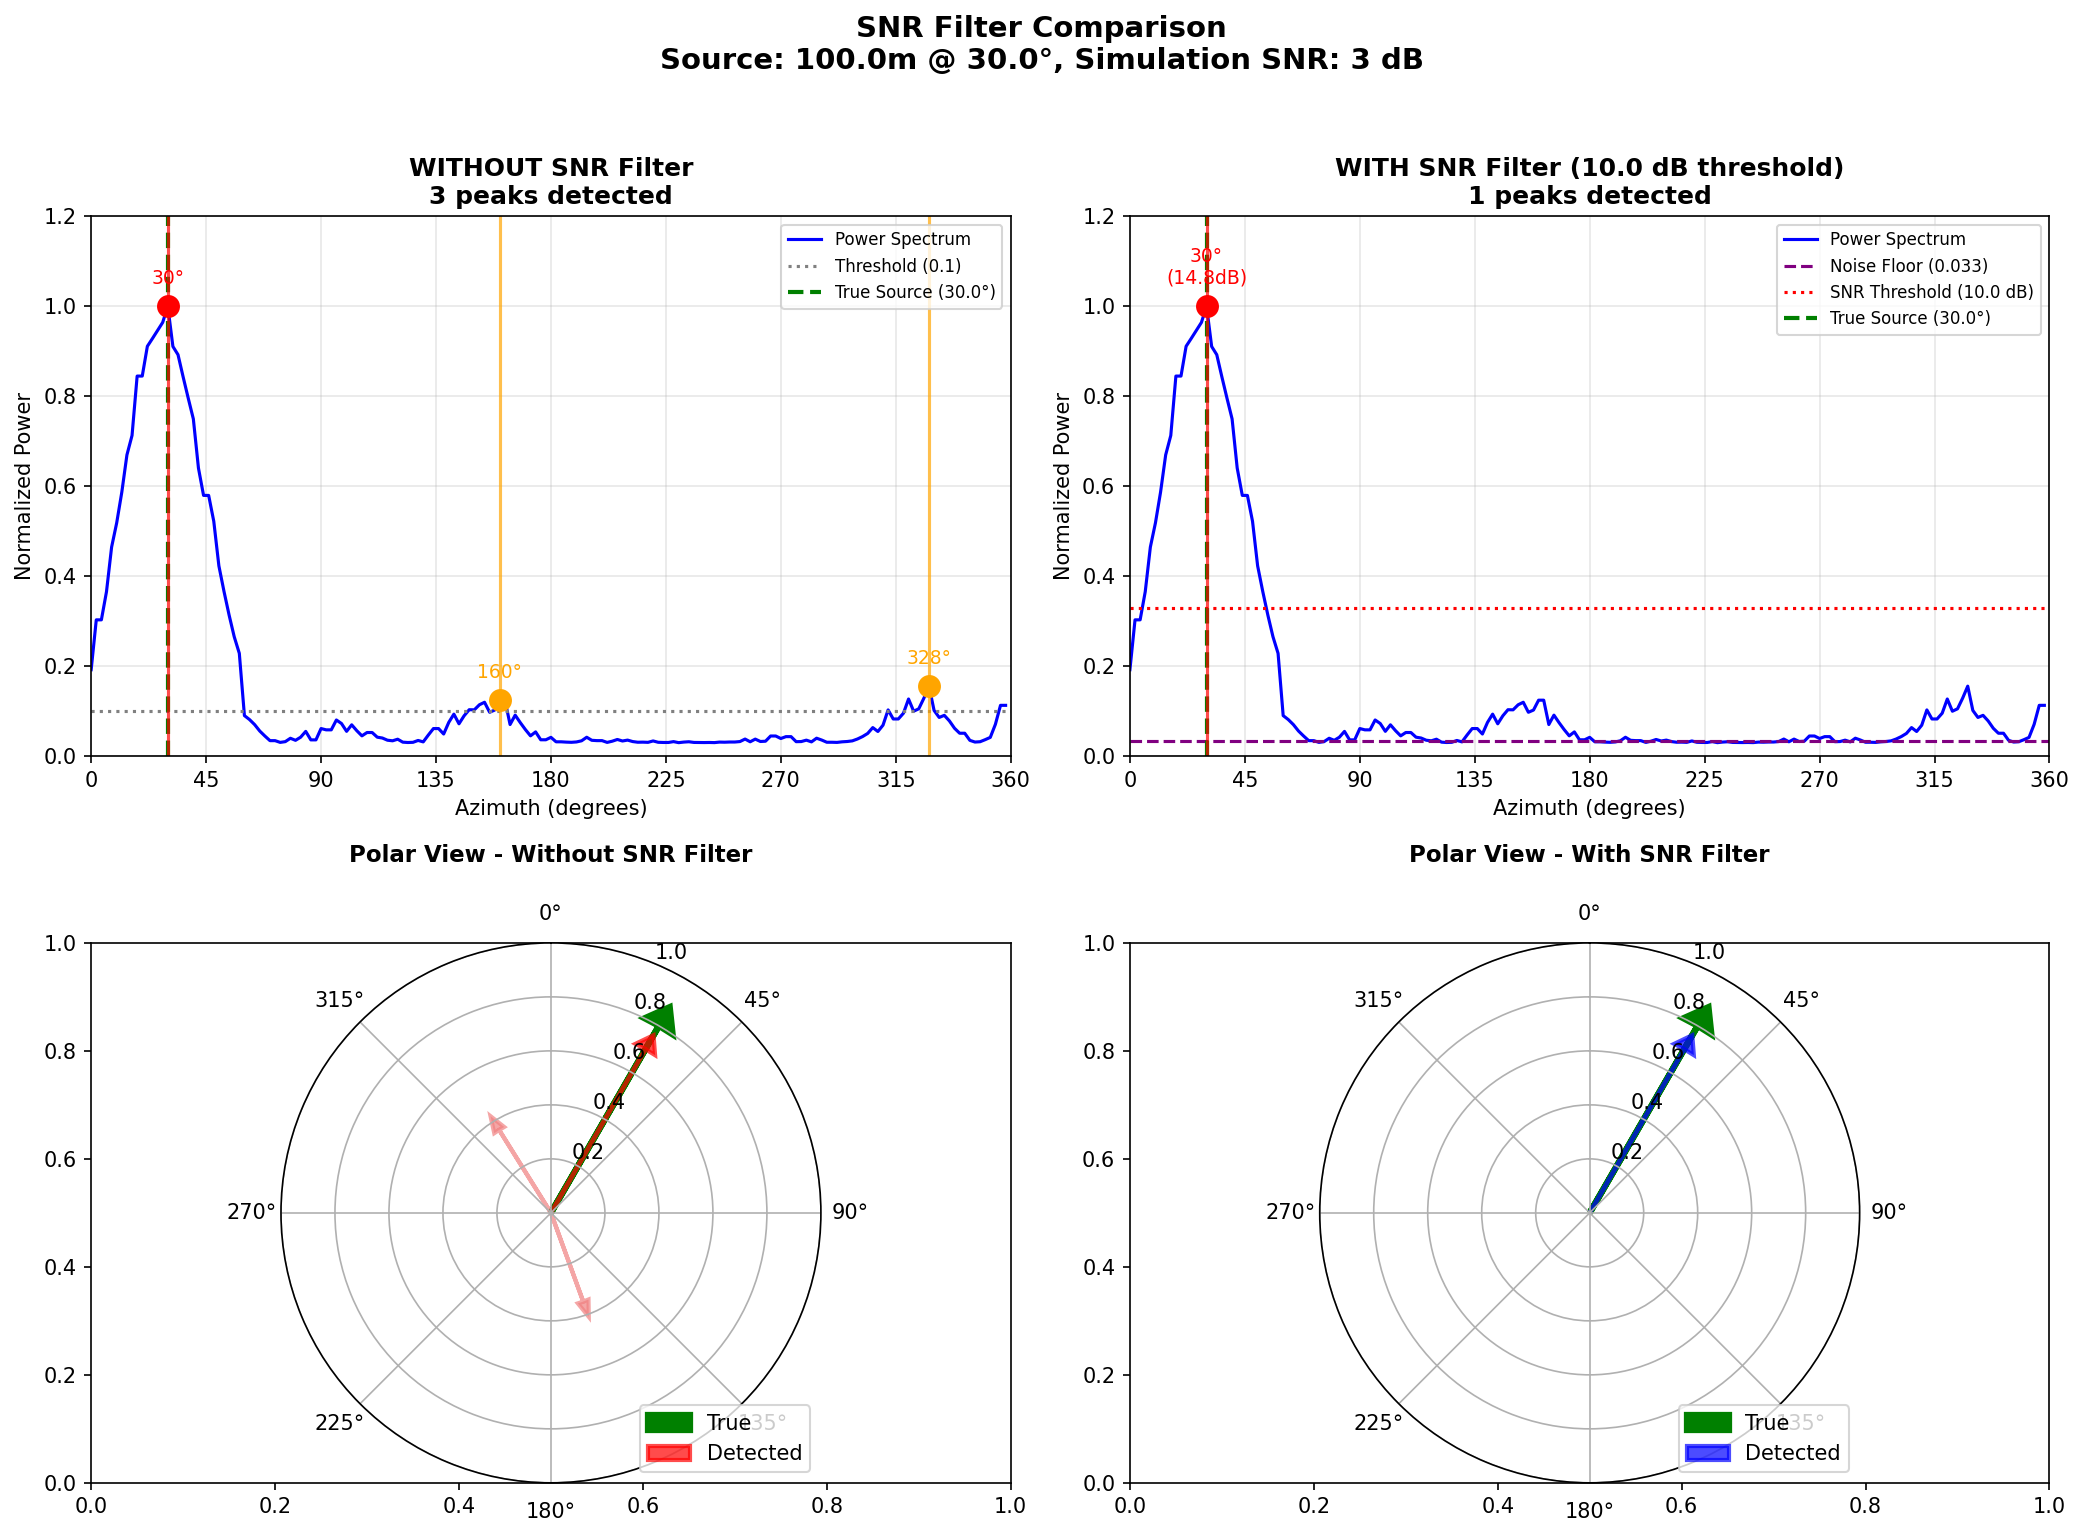

This chart was generated by the following Python code:
"""
SNR Filter Comparison for Beamforming

This script compares beamforming DOA estimation with and without SNR filtering.
A simulated source is placed at 100m distance, 30° azimuth from the array center.

The comparison shows how SNR filtering helps reject noise-induced false peaks
while preserving the true source direction.
"""

import numpy as np
import matplotlib.pyplot as plt
from scipy.io import wavfile
from scipy.signal import find_peaks
import os

# Constants (matching rt_beamforming.py)
SPEED_OF_SOUND = 343.0  # m/s
MIC_SPACING = 0.042  # meters
SAMPLE_RATE = 48000
CHANNELS = 16

# Simulation parameters
SOURCE_DISTANCE = 100.0  # meters
SOURCE_AZIMUTH = 30.0  # degrees (0° = North, clockwise)
SNR_DB = 3  # Signal-to-noise ratio in dB for the simulation (low SNR to show filter benefit)

# Beamforming parameters
AZIMUTH_RESOLUTION = 2  # degrees
MIN_PEAK_HEIGHT = 0.1  # Lower threshold to show noise susceptibility without SNR filter
MIN_PROMINENCE = 0.05  # Lower prominence to demonstrate more noise peaks
MIN_SEPARATION = 15  # degrees

# SNR filter parameters
SNR_THRESHOLD_DB = 10.0  # Minimum SNR required for valid peak detection (higher = more selective)
NOISE_PERCENTILE = 25  # Percentile of power spectrum used as noise floor estimate


def get_mic_positions_4x4():
    """
    Generate microphone positions for 4x4 array with origin at CENTER.
    (Copied from rt_beamforming.py)
    """
    outer_spacing = MIC_SPACING
    center_offset_x = 1.5 * outer_spacing
    center_offset_y = 1.5 * outer_spacing
    inner_half_spacing = outer_spacing / 2

    mic_positions = {
        # Outer perimeter - Bottom edge
        1: (0 - center_offset_x, 0 - center_offset_y),
        3: (outer_spacing - center_offset_x, 0 - center_offset_y),
        5: (2 * outer_spacing - center_offset_x, 0 - center_offset_y),
        7: (3 * outer_spacing - center_offset_x, 0 - center_offset_y),
        # Outer perimeter - Right edge
        6: (3 * outer_spacing - center_offset_x, outer_spacing - center_offset_y),
        9: (3 * outer_spacing - center_offset_x, 2 * outer_spacing - center_offset_y),
        # Outer perimeter - Top edge
        8: (3 * outer_spacing - center_offset_x, 3 * outer_spacing - center_offset_y),
        10: (2 * outer_spacing - center_offset_x, 3 * outer_spacing - center_offset_y),
        12: (outer_spacing - center_offset_x, 3 * outer_spacing - center_offset_y),
        14: (0 - center_offset_x, 3 * outer_spacing - center_offset_y),
        # Outer perimeter - Left edge
        15: (0 - center_offset_x, 2 * outer_spacing - center_offset_y),
        0: (0 - center_offset_x, outer_spacing - center_offset_y),
        # Inner square
        2: (-inner_half_spacing, -inner_half_spacing),
        4: (inner_half_spacing, -inner_half_spacing),
        11: (inner_half_spacing, inner_half_spacing),
        13: (-inner_half_spacing, inner_half_spacing)
    }
    return mic_positions


def simulate_array_signals(source_signal, source_azimuth_deg, source_distance,
                           snr_db=20, sample_rate=SAMPLE_RATE):
    """
    Simulate microphone array signals for a far-field source.

    Args:
        source_signal: Mono audio signal from the source
        source_azimuth_deg: Azimuth angle in degrees (0° = North, clockwise)
        source_distance: Distance to source in meters (for attenuation)
        snr_db: Signal-to-noise ratio in dB
        sample_rate: Sample rate in Hz

    Returns:
        mic_signals: Array of shape [samples, channels] with simulated signals
    """
    mic_positions = get_mic_positions_4x4()
    num_samples = len(source_signal)

    # Convert azimuth to radians (0° = North = +Y, 90° = East = +X)
    theta_rad = np.radians(90 - source_azimuth_deg)

    # Source direction unit vector (pointing FROM source TO array)
    source_direction = np.array([np.cos(theta_rad), np.sin(theta_rad)])

    # Calculate signal power for SNR
    signal_power = np.mean(source_signal ** 2)
    noise_power = signal_power / (10 ** (snr_db / 10))
    noise_std = np.sqrt(noise_power)

    # Generate signals for each microphone
    mic_signals = np.zeros((num_samples, CHANNELS))

    for ch in range(CHANNELS):
        pos = np.array(mic_positions[ch])

        # Time delay: positive when mic is closer to source
        # For far-field, delay = (mic_position · source_direction) / c
        distance_proj = np.dot(pos, source_direction)
        time_delay = distance_proj / SPEED_OF_SOUND
        delay_samples = int(time_delay * sample_rate)

        # Apply delay to signal
        if delay_samples > 0:
            # Mic is closer to source - signal arrives earlier
            delayed = np.pad(source_signal, (0, delay_samples), mode='constant')[delay_samples:]
        elif delay_samples < 0:
            # Mic is farther from source - signal arrives later
            delayed = np.pad(source_signal, (-delay_samples, 0), mode='constant')[:num_samples]
        else:
            delayed = source_signal.copy()

        # Ensure correct length
        if len(delayed) > num_samples:
            delayed = delayed[:num_samples]
        elif len(delayed) < num_samples:
            delayed = np.pad(delayed, (0, num_samples - len(delayed)), mode='constant')

        # Apply distance attenuation (1/r for pressure)
        # For simulation, we use relative attenuation within the array
        mic_distance = source_distance + distance_proj  # Approximate distance to each mic
        attenuation = source_distance / mic_distance  # Relative to center

        # Add noise
        noise = np.random.randn(num_samples) * noise_std

        mic_signals[:, ch] = delayed * attenuation + noise

    return mic_signals


def beamforming_scan(audio_data, azimuth_resolution=AZIMUTH_RESOLUTION):
    """
    Perform delay-and-sum beamforming scan across all azimuths.

    Args:
        audio_data: Audio data array [samples, channels]
        azimuth_resolution: Angular resolution in degrees

    Returns:
        azimuth_scan: Array of scanned azimuth angles
        power_spectrum: Normalized power at each azimuth
    """
    mic_positions = get_mic_positions_4x4()

    # Normalize signals
    audio_data = audio_data / (np.max(np.abs(audio_data)) + 1e-10)

    azimuth_scan = np.arange(0, 360, azimuth_resolution)
    power_spectrum = np.zeros(len(azimuth_scan))

    num_samples = len(audio_data)

    for idx, azimuth in enumerate(azimuth_scan):
        theta_rad = np.radians(90 - azimuth)
        source_direction = np.array([np.cos(theta_rad), np.sin(theta_rad)])

        delayed_signals = []
        for ch in range(CHANNELS):
            pos = np.array(mic_positions[ch])
            distance_proj = np.dot(pos, source_direction)
            # Positive projection = mic closer to source = signal arrives earlier
            # We need to DELAY (shift right) to align, so positive delay for positive projection
            time_delay = distance_proj / SPEED_OF_SOUND
            delay_samples = int(time_delay * SAMPLE_RATE)

            if delay_samples > 0:
                delayed = np.pad(audio_data[:, ch], (delay_samples, 0), mode='constant')[:num_samples]
            elif delay_samples < 0:
                delayed = np.pad(audio_data[:, ch], (0, -delay_samples), mode='constant')[-num_samples:]
            else:
                delayed = audio_data[:, ch]

            delayed_signals.append(delayed)

        beamformed = np.mean(delayed_signals, axis=0)
        power_spectrum[idx] = np.mean(beamformed ** 2)

    # Normalize
    power_spectrum = power_spectrum / (np.max(power_spectrum) + 1e-10)

    return azimuth_scan, power_spectrum


def detect_peaks_no_snr(azimuth_scan, power_spectrum, min_separation=MIN_SEPARATION,
                        min_peak_height=MIN_PEAK_HEIGHT, min_prominence=MIN_PROMINENCE):
    """
    Detect peaks WITHOUT SNR filtering (original method).

    Returns:
        peaks: List of dictionaries with 'azimuth' and 'power'
    """
    azimuth_resolution = azimuth_scan[1] - azimuth_scan[0]

    peak_indices, properties = find_peaks(
        power_spectrum,
        height=min_peak_height,
        distance=int(min_separation / azimuth_resolution),
        prominence=min_prominence
    )

    peaks = []
    for idx in peak_indices:
        peaks.append({
            'azimuth': azimuth_scan[idx],
            'power': power_spectrum[idx],
            'snr_db': None  # Not calculated
        })

    # Sort by power
    peaks = sorted(peaks, key=lambda x: x['power'], reverse=True)

    return peaks


def detect_peaks_with_snr(azimuth_scan, power_spectrum, min_separation=MIN_SEPARATION,
                          min_peak_height=MIN_PEAK_HEIGHT, min_prominence=MIN_PROMINENCE,
                          snr_threshold_db=SNR_THRESHOLD_DB, noise_percentile=NOISE_PERCENTILE):
    """
    Detect peaks WITH SNR filtering.

    Uses the same base peak detection as the non-SNR method, but adds an
    additional SNR check. The noise floor is estimated as a percentile of
    the power spectrum. Only peaks that exceed the SNR threshold are accepted.

    Returns:
        peaks: List of dictionaries with 'azimuth', 'power', and 'snr_db'
        noise_floor: Estimated noise floor value
    """
    azimuth_resolution = azimuth_scan[1] - azimuth_scan[0]

    # Estimate noise floor as percentile of power spectrum
    noise_floor = np.percentile(power_spectrum, noise_percentile)

    # SNR threshold in linear scale (for reference)
    # snr_threshold_linear = 10 ** (snr_threshold_db / 10)

    # Find all local maxima using same parameters as non-SNR method
    peak_indices, properties = find_peaks(
        power_spectrum,
        height=min_peak_height,
        distance=int(min_separation / azimuth_resolution),
        prominence=min_prominence
    )

    peaks = []
    for idx in peak_indices:
        peak_power = power_spectrum[idx]

        # Calculate SNR for this peak
        if noise_floor > 0:
            snr_linear = peak_power / noise_floor
            snr_db = 10 * np.log10(snr_linear)
        else:
            snr_db = float('inf')

        # Only accept peaks that exceed SNR threshold
        if snr_db >= snr_threshold_db:
            peaks.append({
                'azimuth': azimuth_scan[idx],
                'power': peak_power,
                'snr_db': snr_db
            })

    # Sort by power
    peaks = sorted(peaks, key=lambda x: x['power'], reverse=True)

    return peaks, noise_floor


def run_comparison(audio_file=None):
    """
    Run the SNR filter comparison test.
    """
    print("=" * 70)
    print("SNR FILTER COMPARISON FOR BEAMFORMING")
    print("=" * 70)
    print(f"Source distance: {SOURCE_DISTANCE} m")
    print(f"Source azimuth: {SOURCE_AZIMUTH}°")
    print(f"Simulation SNR: {SNR_DB} dB")
    print(f"SNR filter threshold: {SNR_THRESHOLD_DB} dB")
    print("=" * 70)

    # Load or generate source signal
    if audio_file and os.path.exists(audio_file):
        print(f"\nLoading audio file: {audio_file}")
        fs, source_signal = wavfile.read(audio_file)

        # Convert to mono if stereo
        if len(source_signal.shape) > 1:
            source_signal = np.mean(source_signal, axis=1)

        # Convert to float and normalize
        source_signal = source_signal.astype(float)
        source_signal = source_signal / (np.max(np.abs(source_signal)) + 1e-10)

        # Resample if necessary
        if fs != SAMPLE_RATE:
            print(f"Resampling from {fs} Hz to {SAMPLE_RATE} Hz")
            from scipy.signal import resample
            num_samples = int(len(source_signal) * SAMPLE_RATE / fs)
            source_signal = resample(source_signal, num_samples)

        # Use 0.5 seconds of audio
        duration_samples = int(0.5 * SAMPLE_RATE)
        if len(source_signal) > duration_samples:
            source_signal = source_signal[:duration_samples]
    else:
        print("\nGenerating synthetic test signal (3 kHz tone)")
        duration = 0.5  # seconds
        t = np.linspace(0, duration, int(duration * SAMPLE_RATE), endpoint=False)
        source_signal = np.sin(2 * np.pi * 3000 * t)  # 3 kHz tone

    print(f"Signal duration: {len(source_signal) / SAMPLE_RATE:.3f} seconds")
    print(f"Signal samples: {len(source_signal)}")

    # Simulate array signals
    print(f"\nSimulating array signals...")
    mic_signals = simulate_array_signals(
        source_signal,
        SOURCE_AZIMUTH,
        SOURCE_DISTANCE,
        snr_db=SNR_DB
    )
    print(f"Generated {mic_signals.shape[1]} channel signals")

    # Run beamforming
    print("\nRunning beamforming scan...")
    azimuth_scan, power_spectrum = beamforming_scan(mic_signals)

    # Detect peaks without SNR filter
    print("\nDetecting peaks WITHOUT SNR filter...")
    peaks_no_snr = detect_peaks_no_snr(azimuth_scan, power_spectrum)
    print(f"  Found {len(peaks_no_snr)} peaks")
    for i, peak in enumerate(peaks_no_snr[:5]):  # Show top 5
        print(f"    Peak {i+1}: Azimuth = {peak['azimuth']:.1f}°, Power = {peak['power']:.3f}")

    # Detect peaks with SNR filter
    print(f"\nDetecting peaks WITH SNR filter (threshold = {SNR_THRESHOLD_DB} dB)...")
    peaks_with_snr, noise_floor = detect_peaks_with_snr(azimuth_scan, power_spectrum)
    print(f"  Noise floor estimate: {noise_floor:.4f}")
    print(f"  Found {len(peaks_with_snr)} peaks")
    for i, peak in enumerate(peaks_with_snr[:5]):  # Show top 5
        print(f"    Peak {i+1}: Azimuth = {peak['azimuth']:.1f}°, Power = {peak['power']:.3f}, SNR = {peak['snr_db']:.1f} dB")

    # Calculate error for detected peaks
    print("\n" + "=" * 70)
    print("RESULTS SUMMARY")
    print("=" * 70)
    print(f"True source azimuth: {SOURCE_AZIMUTH}°")

    if len(peaks_no_snr) > 0:
        best_no_snr = peaks_no_snr[0]
        error_no_snr = abs(best_no_snr['azimuth'] - SOURCE_AZIMUTH)
        if error_no_snr > 180:
            error_no_snr = 360 - error_no_snr
        print(f"\nWithout SNR filter:")
        print(f"  Detected azimuth: {best_no_snr['azimuth']:.1f}°")
        print(f"  Error: {error_no_snr:.1f}°")
        print(f"  Total peaks detected: {len(peaks_no_snr)}")

    if len(peaks_with_snr) > 0:
        best_with_snr = peaks_with_snr[0]
        error_with_snr = abs(best_with_snr['azimuth'] - SOURCE_AZIMUTH)
        if error_with_snr > 180:
            error_with_snr = 360 - error_with_snr
        print(f"\nWith SNR filter ({SNR_THRESHOLD_DB} dB threshold):")
        print(f"  Detected azimuth: {best_with_snr['azimuth']:.1f}°")
        print(f"  Error: {error_with_snr:.1f}°")
        print(f"  SNR: {best_with_snr['snr_db']:.1f} dB")
        print(f"  Total peaks detected: {len(peaks_with_snr)}")

    # Create comparison plot
    print("\nGenerating comparison plot...")

    fig, axes = plt.subplots(2, 2, figsize=(14, 10))

    # Plot 1: Power spectrum without SNR filter
    ax1 = axes[0, 0]
    ax1.plot(azimuth_scan, power_spectrum, 'b-', linewidth=1.5, label='Power Spectrum')
    ax1.axhline(y=MIN_PEAK_HEIGHT, color='gray', linestyle=':', label=f'Threshold ({MIN_PEAK_HEIGHT})')
    ax1.axvline(x=SOURCE_AZIMUTH, color='green', linestyle='--', linewidth=2, label=f'True Source ({SOURCE_AZIMUTH}°)')

    # Mark detected peaks
    for i, peak in enumerate(peaks_no_snr[:3]):
        color = 'red' if i == 0 else 'orange'
        ax1.axvline(x=peak['azimuth'], color=color, linestyle='-', alpha=0.7)
        ax1.plot(peak['azimuth'], peak['power'], 'o', color=color, markersize=10)
        ax1.annotate(f"{peak['azimuth']:.0f}°", (peak['azimuth'], peak['power'] + 0.05),
                    ha='center', fontsize=9, color=color)

    ax1.set_xlabel('Azimuth (degrees)')
    ax1.set_ylabel('Normalized Power')
    ax1.set_title(f'WITHOUT SNR Filter\n{len(peaks_no_snr)} peaks detected', fontsize=12, weight='bold')
    ax1.set_xlim(0, 360)
    ax1.set_ylim(0, 1.2)
    ax1.legend(loc='upper right', fontsize=8)
    ax1.grid(True, alpha=0.3)
    ax1.set_xticks([0, 45, 90, 135, 180, 225, 270, 315, 360])

    # Plot 2: Power spectrum with SNR filter
    ax2 = axes[0, 1]
    ax2.plot(azimuth_scan, power_spectrum, 'b-', linewidth=1.5, label='Power Spectrum')
    ax2.axhline(y=noise_floor, color='purple', linestyle='--', label=f'Noise Floor ({noise_floor:.3f})')

    # SNR threshold line
    snr_threshold_power = noise_floor * (10 ** (SNR_THRESHOLD_DB / 10))
    ax2.axhline(y=snr_threshold_power, color='red', linestyle=':',
                label=f'SNR Threshold ({SNR_THRESHOLD_DB} dB)')
    ax2.axvline(x=SOURCE_AZIMUTH, color='green', linestyle='--', linewidth=2,
                label=f'True Source ({SOURCE_AZIMUTH}°)')

    # Mark detected peaks
    for i, peak in enumerate(peaks_with_snr[:3]):
        color = 'red' if i == 0 else 'orange'
        ax2.axvline(x=peak['azimuth'], color=color, linestyle='-', alpha=0.7)
        ax2.plot(peak['azimuth'], peak['power'], 'o', color=color, markersize=10)
        ax2.annotate(f"{peak['azimuth']:.0f}°\n({peak['snr_db']:.1f}dB)",
                    (peak['azimuth'], peak['power'] + 0.05),
                    ha='center', fontsize=9, color=color)

    ax2.set_xlabel('Azimuth (degrees)')
    ax2.set_ylabel('Normalized Power')
    ax2.set_title(f'WITH SNR Filter ({SNR_THRESHOLD_DB} dB threshold)\n{len(peaks_with_snr)} peaks detected',
                  fontsize=12, weight='bold')
    ax2.set_xlim(0, 360)
    ax2.set_ylim(0, 1.2)
    ax2.legend(loc='upper right', fontsize=8)
    ax2.grid(True, alpha=0.3)
    ax2.set_xticks([0, 45, 90, 135, 180, 225, 270, 315, 360])

    # Plot 3: Polar comparison
    ax3 = plt.subplot(2, 2, 3, projection='polar')
    ax3.set_theta_zero_location('N')
    ax3.set_theta_direction(-1)

    # True source direction
    true_rad = np.radians(SOURCE_AZIMUTH)
    ax3.arrow(true_rad, 0, 0, 0.8, head_width=0.15, head_length=0.08,
              fc='green', ec='green', linewidth=3, label='True Source')

    # Detected directions (without SNR)
    for i, peak in enumerate(peaks_no_snr[:3]):
        az_rad = np.radians(peak['azimuth'])
        length = 0.3 + 0.4 * peak['power']
        color = 'red' if i == 0 else 'lightcoral'
        ax3.arrow(az_rad, 0, 0, length, head_width=0.12, head_length=0.06,
                  fc=color, ec=color, linewidth=2, alpha=0.7)

    ax3.set_ylim(0, 1)
    ax3.set_title('Polar View - Without SNR Filter', fontsize=11, weight='bold', pad=20)
    ax3.legend(['True', 'Detected'], loc='lower right')

    # Plot 4: Polar comparison with SNR
    ax4 = plt.subplot(2, 2, 4, projection='polar')
    ax4.set_theta_zero_location('N')
    ax4.set_theta_direction(-1)

    # True source direction
    ax4.arrow(true_rad, 0, 0, 0.8, head_width=0.15, head_length=0.08,
              fc='green', ec='green', linewidth=3, label='True Source')

    # Detected directions (with SNR)
    for i, peak in enumerate(peaks_with_snr[:3]):
        az_rad = np.radians(peak['azimuth'])
        length = 0.3 + 0.4 * peak['power']
        color = 'blue' if i == 0 else 'lightblue'
        ax4.arrow(az_rad, 0, 0, length, head_width=0.12, head_length=0.06,
                  fc=color, ec=color, linewidth=2, alpha=0.7)

    ax4.set_ylim(0, 1)
    ax4.set_title('Polar View - With SNR Filter', fontsize=11, weight='bold', pad=20)
    ax4.legend(['True', 'Detected'], loc='lower right')

    plt.suptitle(f'SNR Filter Comparison\nSource: {SOURCE_DISTANCE}m @ {SOURCE_AZIMUTH}°, Simulation SNR: {SNR_DB} dB',
                 fontsize=14, weight='bold', y=1.02)

    plt.tight_layout()

    # Save figure
    output_file = 'snr_filter_comparison.png'
    plt.savefig(output_file, dpi=150, bbox_inches='tight')
    print(f"Saved plot to: {output_file}")
    plt.show()

    return peaks_no_snr, peaks_with_snr, noise_floor


if __name__ == "__main__":
    # Try to use the drone audio file, fall back to synthetic signal
    audio_files = [
        "../drone_monotone_3kHz.wav",
        "../Binary_Drone_Audio_yes_drone_B_S2_D1_067-bebop_000_.wav",
    ]

    audio_file = None
    for f in audio_files:
        if os.path.exists(f):
            audio_file = f
            break

    run_comparison(audio_file)
